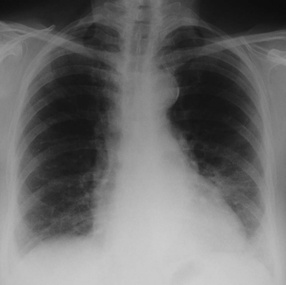
#> input picture imagens-covid/imagensOrganizadas/AcceleratedPhaseUsualInterstitialPneumonia/000001-7.jpg, 286 x 285 px, shrunk from 770 x 768 before the run, found by its file name; its folder holds only this picture in this run
$ python run_feature_extraction.py
#> lines starting #> are read from the running program, lines starting #| are printed output that depends on the picture
### feature_extraction/feature_extraction_utils/feature_extraction_utils.py
from PIL import Image
import imghdr


# Function to load an image from a path
def open_img(filename):
    img = Image.open(filename)
#> img is the input picture: PIL image 286x285 RGB; min 11, max 206, mean 108.3
    return img


# Verify if a given image is using a valid format
def verify_valid_img(path):
    possible_formats = ['png', 'jpg', 'jpeg', 'tiff', 'bmp', 'gif']
    if imghdr.what(path) in possible_formats:
        return True
    else:
        return False

# Columns of the data_frame
def create_columns(column_number, property):
    columns = []
    for i in range(0, column_number):
        columns.append(str(i))

    columns.append(property)
    return columns

### feature_extraction/extractor.py
import numpy as np
import os
from feature_extraction.feature_extraction_utils.feature_extraction_utils import *
from feature_extraction.lbp.lbp import LocalBinaryPatterns
import pandas as pd

UNIFORM_FEATURE_NUMBER = 10
NRI_UNIFORM_FEATURE_NUMBER = 59


# Feature extraction call
def feature_extraction(image, lbp_extractor):
#> called with lbp_extractor = 'nri_uniform'
    lbp = LocalBinaryPatterns(8, 2)
    image_matrix = np.array(image.convert('L'))

    if lbp_extractor == 'uniform':
        img_features = lbp.describe_lbp_method_rd(image_matrix)
    elif lbp_extractor == 'nri_uniform':
        img_features = lbp.describe_lbp_method_ag(image_matrix)
#> in describe_lbp_method_ag, `lbpU = local_binary_pattern(image, self.numPoints, self.radius, method..`:
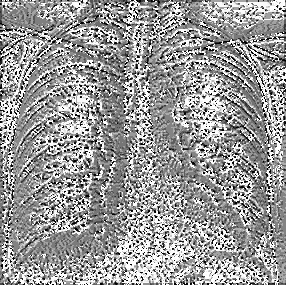
#> lbpU: shape (285, 286) float64; min 0, max 58, mean 34.9; drawn with min black and max white
#> in describe_lbp_method_ag, `hist0, nbins0 = np.histogram(np.uint8(lbpU), bins=range(60), density=T..`: hist0 = 59 values, max 0.135 at index 58, min 0.00178 at index 8, mean 0.0169; nbins0 = 60 values from 0 to 59
#> img_features has the same summary as hist0 in describe_lbp_method_ag

    return img_features.tolist()


# Function to create the training feature matrix, it has the expected class for each sample
def create_feature_matrix(images_directory, extractor_type):
    # Variable to store the data_rows
    rows_list = []

    print("Started feature extraction for the training dataset")

    # Iterate over subdirectories in training folder (1 folder for each class)
    for directory in os.listdir(images_directory):

        # This is the path to each subdirectory
        sub_directory = images_directory + '/' + directory

        # Retrieve the files for the given subdirectory
        training_filelist = os.listdir(sub_directory)

        # The name of the directory is the class
        class_name = 'R/' + directory

        # Iterate over all the files in the class folder
        for file in training_filelist:
            file_path = sub_directory + '/' + file

            if verify_valid_img(file_path):
                _fileNumber = str(training_filelist.index(file) + 1) + " from " + str(len(training_filelist))
                print("Processing: " + _fileNumber + " -- PATH: " + file_path)

                image = open_img(file_path)
                img_features = feature_extraction(image, extractor_type)
#> img_features has the same summary as hist0 in describe_lbp_method_ag

                # Replacing underscores with slashes
                class_name = class_name.replace("_", "/")

                img_features.append(class_name)

                rows_list.append(img_features)
            else:
                print("The following file is not a valid image: " + file_path)

        print("-" * 100)
#> pass 2 of the loop in create_feature_matrix, `for directory in os.listdir(images_directory):`:
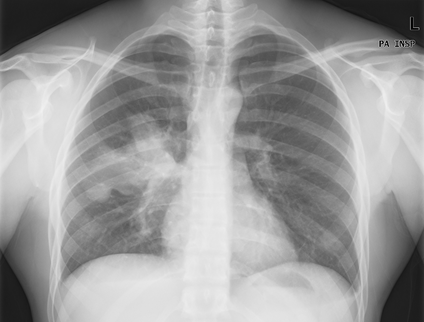
#> input picture imagens-covid/imagensOrganizadas/AllergicBronchopulmonaryAspergillosis/16497_1_1.png, 424 x 322 px, shrunk from 1140 x 866 before the run, found by its file name
#> in open_img, img is the input picture: PIL image 424x322 RGBA; mean R, G, B, A 156.4, 156.4, 156.4, 255
#> image_matrix: shape (322, 424)
#> in describe_lbp_method_ag (call 2), `lbpU = local_binary_pattern(image, self.numPoints, self.radius, method..`:
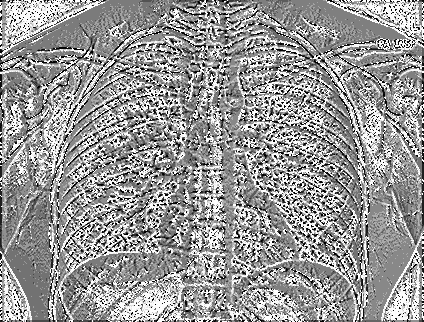
#> lbpU: shape (322, 424) float64; min 0, max 58, mean 34.5; drawn with min black and max white
#> hist0 = 59 values, max 0.134 at index 58, min 0.00327 at index 8, mean 0.0169
#> in create_feature_matrix, `img_features = feature_extraction(image, extractor_type)`: img_features has the same summary as hist0 in describe_lbp_method_ag
#> pass 3 of the loop in create_feature_matrix, `for directory in os.listdir(images_directory):`:
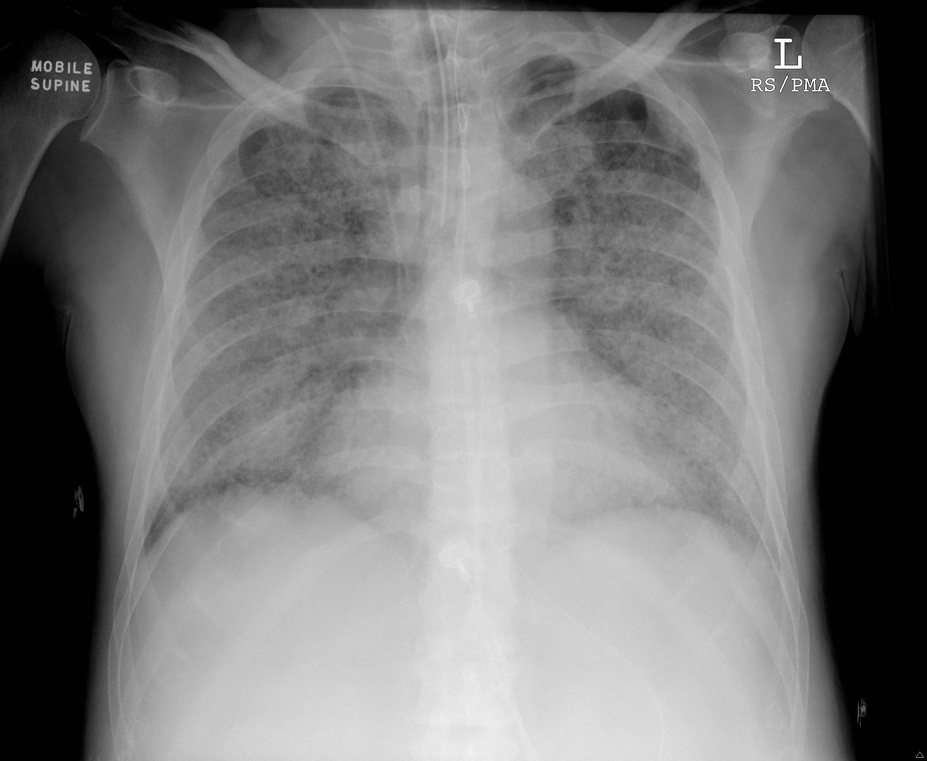
#> input picture imagens-covid/imagensOrganizadas/Ards/acute-respiratory-distress-syndrome-ards-1.jpg, 927 x 761 px, shrunk from 2494 x 2048 before the run, found by its file name
#> in open_img, img is the input picture: PIL image 927x761 RGB; min 0, max 255, mean 119.9
#> image_matrix: shape (761, 927)
#> in describe_lbp_method_ag (call 3), `lbpU = local_binary_pattern(image, self.numPoints, self.radius, method..`:
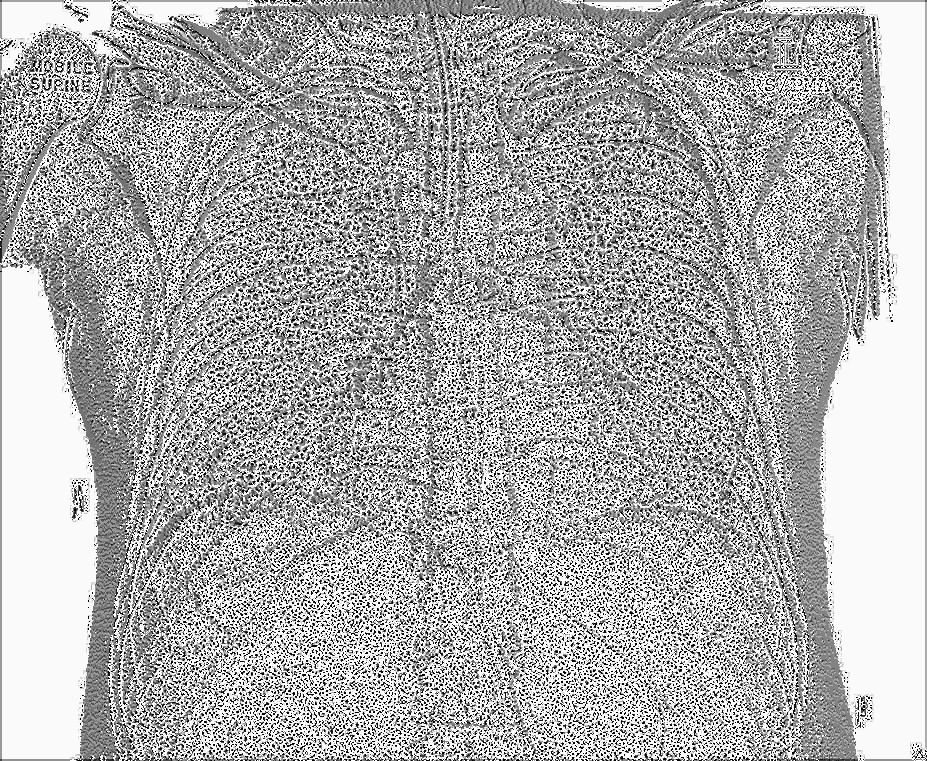
#> lbpU: shape (761, 927) float64; min 0, max 58, mean 39.4; drawn with min black and max white
#> hist0 = 59 values, max 0.22 at index 57, min 0.00312 at index 6, mean 0.0169
#> in create_feature_matrix, `img_features = feature_extraction(image, extractor_type)`: img_features has the same summary as hist0 in describe_lbp_method_ag
    # Creating a dataframe to store all the features
    if extractor_type == 'uniform':
        columns = create_columns(UNIFORM_FEATURE_NUMBER, 'class')
    elif extractor_type == 'nri_uniform':
        columns = create_columns(NRI_UNIFORM_FEATURE_NUMBER, 'class')
#> in create_columns, `columns = []`: columns = []
#> after the loop in create_columns, `for i in range(0, column_number):`: columns = 59 items, first 6: '0', '1', '2', '3', '4', '5'
#> columns = 60 items, first 6: '0', '1', '2', '3', '4', '5'

    feature_matrix = pd.DataFrame(rows_list, columns=columns)

    print("Finished creating Training Feature Matrix")

    return feature_matrix

### feature_extraction/lbp/lbp.py
import numpy as np
from skimage.feature import local_binary_pattern

class LocalBinaryPatterns:
    def __init__(self, numPoints, radius):
        self.numPoints = numPoints
        self.radius = radius

    # LBP Feature Extractor from Rodolfo
    # [8 lines left out: function describe_lbp_method_rd, not called in this run]

    # LBP Feature Extractor from Aguiar
    def describe_lbp_method_ag(self, image):
        lbpU = local_binary_pattern(image, self.numPoints, self.radius, method='nri_uniform')
        hist0, nbins0 = np.histogram(np.uint8(lbpU), bins=range(60), density=True)

        return hist0

### feature_extraction/run_feature_extraction.py
import numpy as np
import os
from feature_extraction.extractor import create_feature_matrix
from utils.data_utils import slice_data, slice_and_split_data_holdout

# Input parameters
# path of the images
images_directory = 'C:/Users/Fabio Barros/Git/projeto-estatistica/imagens-covid/imagensOrganizadas'

# Type of extractor
lbp_extractor = 'nri_uniform'

# Setting up Result path
feature_matrix_path = os.getcwd()
feature_matrix_path = feature_matrix_path + '/result'

if not os.path.isdir(feature_matrix_path):
    os.mkdir(feature_matrix_path)

# percentage to be used in the holdout.
test_percentage = 0.4

print("Started to extract features...")
feature_matrix = create_feature_matrix(images_directory, lbp_extractor)
print("Saving Original Feature Matrix to CSV")
feature_matrix.to_csv(feature_matrix_path + '/covid_canada_feature_matrix.csv', index=False)

# [11 lines of commented-out code are left out]
